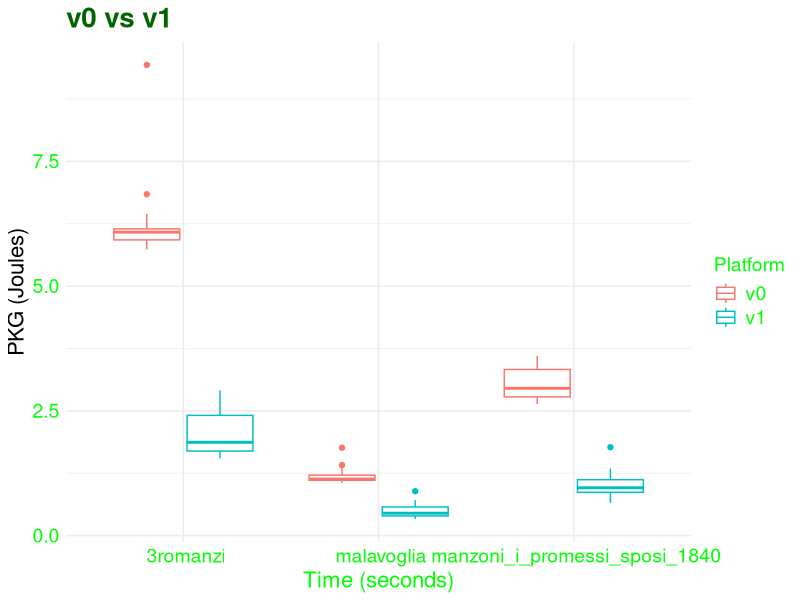
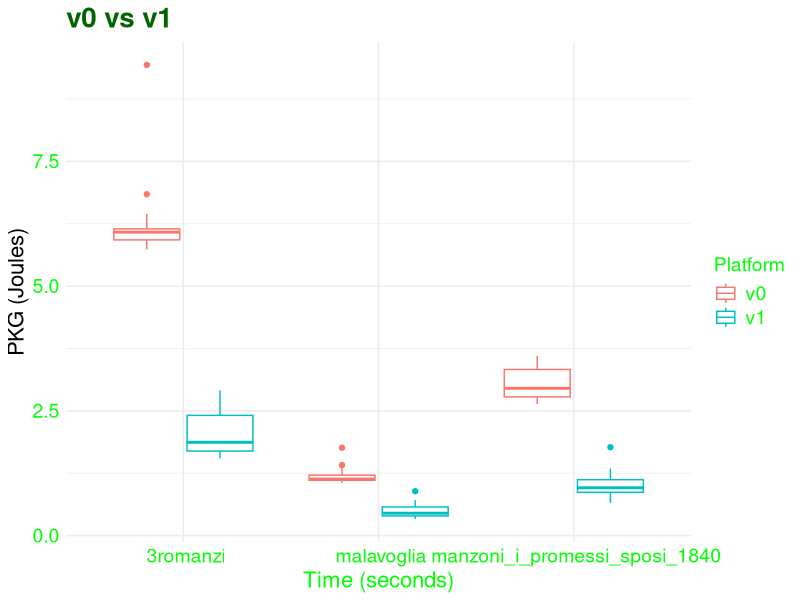

R code for these plots, in order:
library(ggplot2)

amd_desktop_base <- read.csv("../data/test-23-Mar-09-04-38.csv")
amd_desktop_base$delta_PKG <- amd_desktop_base$PKG - 21.3536*amd_desktop_base$seconds
amd_desktop_base$Platform <- "v0"

amd_desktop_v1 <- read.csv("../data/python-v1-28-Mar-07-23-59.csv")
amd_desktop_v1$delta_PKG <- amd_desktop_v1$PKG - 21.3536*amd_desktop_v1$seconds

v0_vs_v1 <- rbind(amd_desktop_base, amd_desktop_v1)

ggplot( v0_vs_v1, aes(x=File,y=delta_PKG,color=Platform))+geom_boxplot()+labs(title="v0 vs v1",x="Time (seconds)",y="PKG (Joules)")+theme_minimal()+ theme(axis.text.x = element_text(size = 14, color="green"), axis.title.x = element_text(size = 16, color="green"),
                                                                                                                                           axis.text.y = element_text(size = 14, color="green"), axis.title.y = element_text(size = 16),
                                                                                                                                           plot.title = element_text(size = 20, face = "bold", color = "darkgreen"),
                                                                                                                                           legend.title=element_text(size=14, color="green"), legend.text=element_text(size=14, color="green"))
ggsave("../../img/v0_vs_v1_pkg.png",width=9, height=5)
